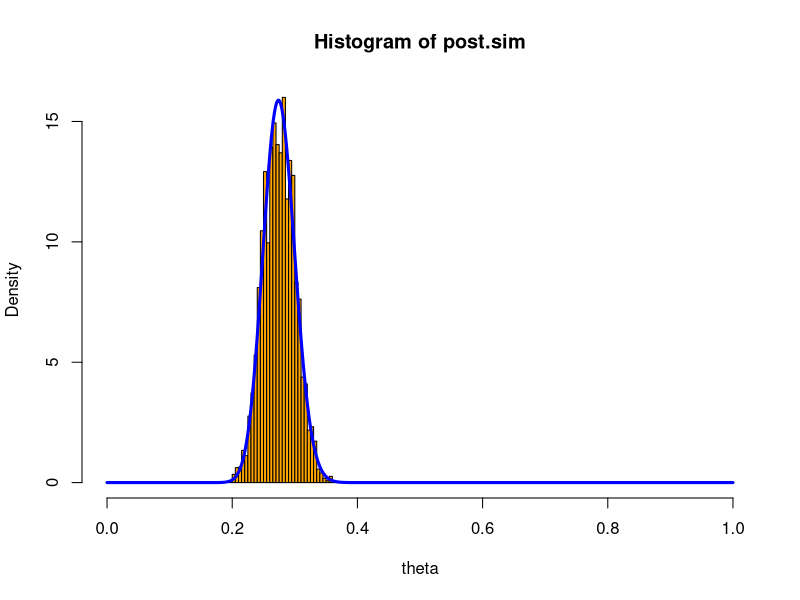

The R source for this figure:
## Boston Exit Poll Data
##
## Data from Cobb, Greiner, and Quinn (2012)
## "Can Voter ID Laws Be Administered in a Race-Neutral Manner?
## Evidence from the City of Boston in 2008" QJPS
##
##
## Data from Cathedral High School Polling Location
##
set.seed(776829)
library(coda)

## Overall fraction asked for ID
n <- 314   ## number of voters sampled
y <- 86    ## number of sampled voters who report being asked for ID

## parameters for beta prior
a <- 1
b <- 1

## posterior is Beta(y+a, n-y+b)
post.mean.exact <- (y+a)/(n+a+b)
post.var.exact <- ((y+a)*(n-y+b))/( (n+a+b)^2 * (n+a+b+1) )
post.sd.exact <- sqrt(post.var.exact)
post.025.exact <- qbeta(0.025, y+a, n-y+b)
post.975.exact <- qbeta(0.975, y+a, n-y+b)

burnin <- 500 ## number of burn-in iterations
M <- 10000 ## number of iterations after burnin-in
tot.iter <- burnin + M ## number of total iterations
post.sim <- rep(NA, M) ## storage vector for the post-burn-in MCMC draws

w <- 0.15 ## width of uniform proposal 

theta <- 0.5 ## starting value

n.accepts <- 0 ## number of proposals that are accepted

## the Metropolis-Hastings sampling
for (iter in 1:tot.iter){

    ## generate candidate
    theta.can <- theta + runif(1, -w, w)

    ## calculate the acceptace probability
    log.numerator <- dbeta(theta.can, y+a, n-y+b, log=TRUE)
    log.denominator <- dbeta(theta, y+a, n-y+b, log=TRUE)
    ratio <- exp(log.numerator - log.denominator)
    u <- runif(1)
    if (u < ratio){
        theta <- theta.can
        n.accepts <- n.accepts + 1
    }

    if (iter %% 1000 == 0){
        cat("iteration", iter, "of", tot.iter, "\n")
        cat("theta =", theta, "\n")
        cat("acceptance rate =", round(n.accepts/tot.iter, 3), "\n\n")
    }
    
    ## store results
    if (iter > burnin){
        post.sim[iter-burnin] <- theta
    }

    post.sim <- mcmc(post.sim, start=burnin+1, end=tot.iter)
    names(post.sim) <- "theta"
}
cat("acceptance rate =", round(n.accepts/tot.iter, 3), "\n")

## summarize posterior samples
post.mean.sim <- mean(post.sim)
post.var.sim <- var(post.sim)
post.sd.sim <- sd(post.sim)
post.025.sim <- quantile(post.sim, prob=0.025)
post.975.sim <- quantile(post.sim, prob=0.975)

## plotting the posterior density
## (exact and histogram of draws from the posterior)
hist(post.sim, nclass=50, prob=TRUE, xlim=c(0,1), col="orange", xlab="theta")
thetavals <- seq(from=0, to=1, by=.001)
lines(thetavals, dbeta(thetavals, y+a, n-y+b), lwd=3, col="blue")

cat("###################################################################\n")
cat("Summary of the Posterior Distribution (Exact)\n")
cat("posterior mean of theta:        ", round(post.mean.exact, 3), "\n", sep="")
cat("posterior variance of theta:    ", round(post.var.exact, 5), "\n", sep="")
cat("posterior SD of theta:          ", round(post.sd.exact, 3), "\n", sep="")
cat("central 95% credible interval: (", round(post.025.exact, 3), ", ",
    round(post.975.exact, 3), ")\n", sep="")
cat("###################################################################\n\n\n")

cat("###################################################################\n")
cat("Summary of the Posterior Distribution (Simulation)\n")
cat("posterior mean of theta:        ", round(post.mean.sim, 3), "\n", sep="")
cat("posterior variance of theta:    ", round(post.var.sim, 5), "\n", sep="")
cat("posterior SD of theta:          ", round(post.sd.sim, 3), "\n", sep="")
cat("central 95% credible interval: (", round(post.025.sim, 3), ", ",
    round(post.975.sim, 3), ")\n", sep="")
cat("###################################################################\n")
